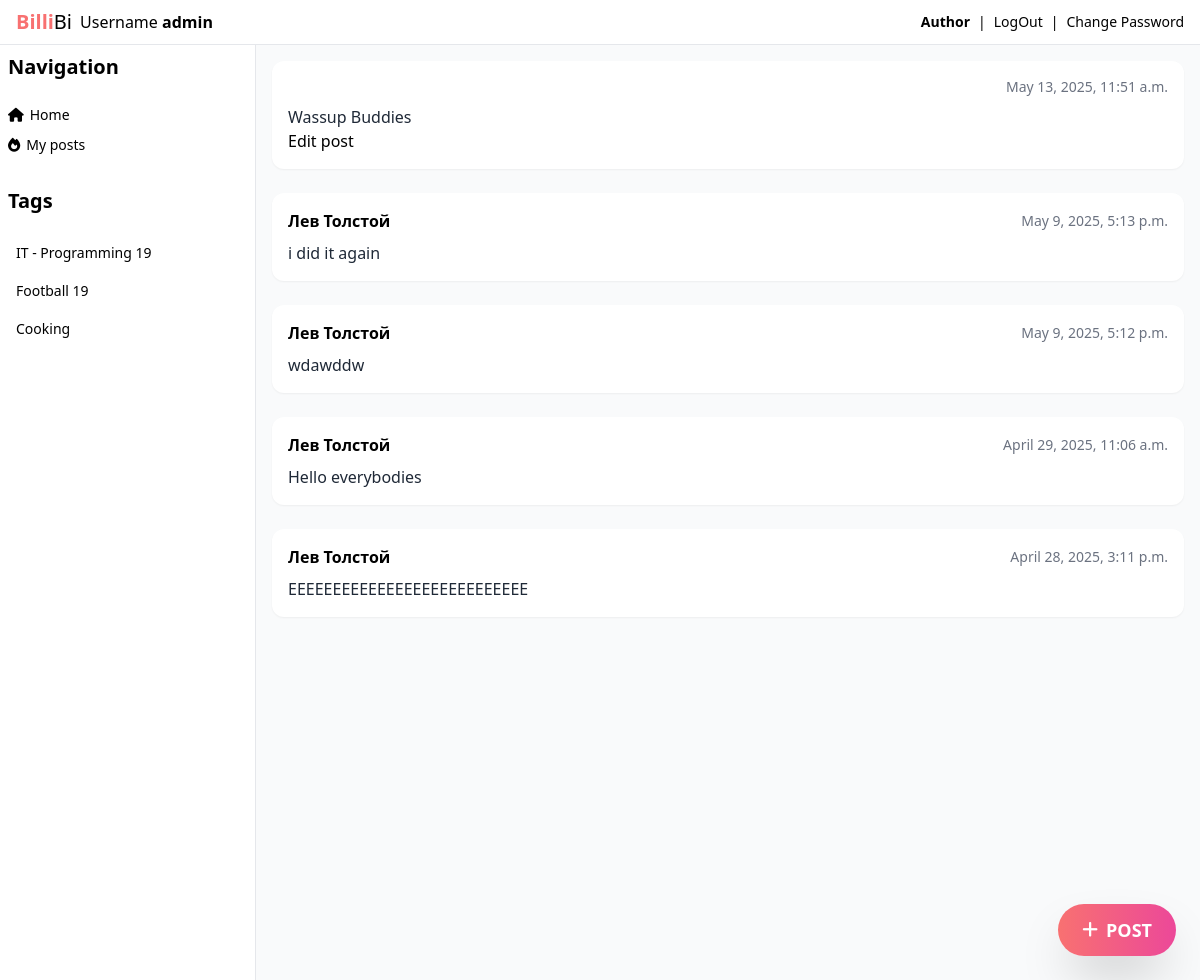
/group/IT/ (signed in), run on the app's committed database.
### posts/models.py (models this page shows, shortened)
class Post(models.Model):
    text = models.TextField()
    pub_date = models.DateTimeField(auto_now_add=True)
    post_image = models.ImageField(
        'Img',
        upload_to='yatube/',
        blank=True,
        null=True,
        help_text='Upload your image if you want'
    )
    author = models.ForeignKey(
        User,
        on_delete=models.CASCADE,
        related_name='posts'
    )
    group = models.ForeignKey(
        "Group",
        on_delete=models.SET_NULL,
        blank=True,
        null=True
    )

### posts/views.py (the view)
    def check_user(request, *args, **kwargs,):
        if request.user.is_authenticated:
            return func(request, *args, **kwargs)
        return redirect('/auth/login/')

### posts/views.py (called while the page is built)
def authorized_only(func):
    def check_user(request, *args, **kwargs,):
        if request.user.is_authenticated:
            return func(request, *args, **kwargs)
        return redirect('/auth/login/')
    return check_user

@authorized_only
def group_post(request, slug):
    Group = get_object_or_404(group, slug=slug)
    posts = Post.objects.filter(group=Group).order_by('-pub_date')
    count_posts_it = posts.count()
    paginator = Paginator(posts, 5)
    page_number = request.GET.get('page')
    page_obj = paginator.get_page(page_number)
    context = {
        'slug': slug,
        'Group': group,
        'obj': page_obj,
        'count_posts_it': count_posts_it
    }
    return render(request, 'posts/group_post.html', context)

### posts/templates/posts/group_post.html
{% extends "posts/index.html" %}
{% block content %}
{% for post in obj %}
<article class="bg-white p-4 rounded-xl shadow-sm mb-6">
  <div class="flex justify-between items-center mb-2">
    <span class="font-semibold">{{ post.author.get_full_name }}</span>
    <span class="text-gray-500 text-sm">{{ post.pub_date }}</span>
  </div>
  <p class="text-gray-800">{{ post.text }}</p>
{% if post.author.id == user.id %}
  <a href="{{ post.id }}/edit/">Edit post</a>
{% endif %}
</article>
{% empty %}
<p>No posts available.</p>
{% endfor %}
{% endblock %}

### posts/templates/posts/index.html (shortened to what this page needs)
{% load static %}
<!DOCTYPE html>
<html lang="en">
<head>
  <script src="https://cdn.tailwindcss.com"></script>
  <link rel="stylesheet" href="https://cdnjs.cloudflare.com/ajax/libs/font-awesome/6.7.2/css/all.min.css"/>
</head>
<body class="bg-gray-50">
  <header class="px-4 py-2 flex items-center justify-between border-b bg-white">
    <div class="flex items-center gap-2">
      <a href="{% url 'index' %}"><h1 class="text-xl"><span class="text-red-400 font-bold">Billi</span>Bi</h1></a>
      <h1>Username <strong>{{ user.username }}</strong></h1>
    </div>
    <div class="flex items-center gap-2 text-sm">
      <strong><h1><a href="{% url 'about:me' %}">Author</a></h1></strong>
      |
      <a href="{% url 'users:logged_out' %}">LogOut</a>
      |
        <a href="{% url 'users:password_change_form' %}">Change Password</a>
    </div>
  </header>
  <div class="flex">
    <aside id="sidebar" class="px-2 py-2 flex-col gap-2 text-center text-lg border-r w-64 h-screen bg-white hidden md:flex">
      <h1 class="text-xl text-left font-bold mb-4">Navigation</h1>
      <div class="flex flex-col gap-2.5">
        <a href="{% url 'index' %}" class="flex items-center gap-1.5 text-sm hover:text-red-500"><i class="fa-solid fa-home"></i>Home</a>
        <a href="/{{ user.id }}/posts/" class="flex items-center gap-1.5 text-sm hover:text-red-500"><i class="fa-solid fa-fire"></i>My posts</a>
      </div>
      {% load cache %}
      {% cache 20 Tags %}
        <h1 class="text-xl text-left font-bold mb-4 mt-6">Tags</h1>
        <div class="flex flex-col gap-2.5">
          <a href="{% url 'group_post' slug='IT' %}" class="transition-all duration-300 px-2 py-1 rounded-sm hover:bg-gray-100 text-left text-sm">IT - Programming {{ count_posts_it }}</a>
          <a href="{% url 'group_post' slug='Sport' %}" class="transition-all duration-300 px-2 py-1 rounded-sm hover:bg-gray-100 text-left text-sm">Football {{ count_posts_it }}</a>
          <a href="#" class="transition-all duration-300 px-2 py-1 rounded-sm hover:bg-gray-100 text-left text-sm">Cooking</a>
        </div>
      {% endcache %}
    </aside>
    <main class="grow p-4">
    {% block content %}{% endblock %}
  <a href="{% url 'post_create' %}"
  class="fixed bottom-6 right-6 bg-gradient-to-r from-red-400 to-pink-500 hover:from-red-500 hover:to-pink-600 text-white font-bold py-3 px-6 rounded-full shadow-2xl text-lg flex items-center gap-2 transition-all duration-300">
  <i class="fa-solid fa-plus"></i> POST
  </a>
    </main>
  </div>
</body>
</html>

### data on the page
Post: pub_date "May 13, 2025, 11:51 a.m.", text "Wassup Buddies"
Post: author.get_full_name "Лев Толстой", pub_date "May 9, 2025, 5:13 p.m.", text "i did it again"
Post: author.get_full_name "Лев Толстой", pub_date "May 9, 2025, 5:12 p.m.", text "wdawddw"
Post: author.get_full_name "Лев Толстой", pub_date "April 29, 2025, 11:06 a.m.", text "Hello everybodies"
Post: author.get_full_name "Лев Толстой", pub_date "April 28, 2025, 3:11 p.m.", text "EEEEEEEEEEEEEEEEEEEEEEEEEEE"

### other printed values
{{ user.username }} "admin"
{{ count_posts_it }} "19"
